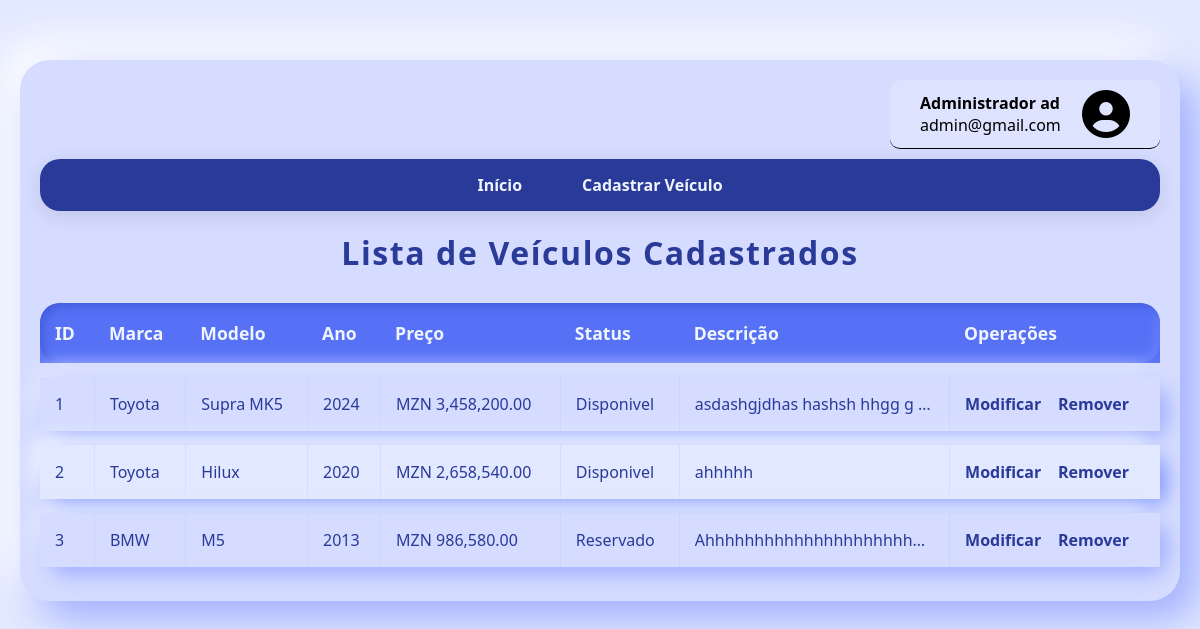
The app's page /Veiculos/View/listarVeiculo.php (signed in) with its own data.
### tables this page shows
CREATE TABLE `veiculo` (
  `ID` int(11) NOT NULL AUTO_INCREMENT,
  `marca` varchar(30) NOT NULL,
  `modelo` varchar(50) NOT NULL,
  `ano` int(11) DEFAULT NULL,
  `preco` decimal(10,2) NOT NULL,
  `status` enum('Disponivel','Vendido','Reservado') NOT NULL DEFAULT 'Disponivel',
  `descricao` text NOT NULL,
  PRIMARY KEY (`ID`)
);

### Veiculos/Controller/controllerVeiculo.php (called while the page is built, shortened)
<?php
    include_once('../Controller/veiculo.php');
    include_once('../Controller/conexao.php');
    function listOfVeiculos() {
        global $conexao;
        $veiculos = array();
        $sql = "SELECT * FROM veiculo";
        $result = mysqli_query($conexao, $sql);
        if ($result) {
            while($rs = mysqli_fetch_assoc($result)) {
                $carro = new Veiculo($rs['ID'], $rs['marca'], $rs['modelo'], $rs['ano'], $rs['preco'], $rs['status'], $rs['descricao']);
                array_push($veiculos, $carro);
            }
        }
        return $veiculos;
    }
?>

### Veiculos/Controller/veiculo.php (called while the page is built, shortened)
<?php
    class Veiculo {
        private $ID;
        private $marca;
        private $modelo;
        private $ano;
        private $preco;
        private $status;
        private $descricao;
        function __construct($ID, $marca, $modelo, $ano, $preco, $status, $descricao) {
            $this->ID = $ID;
            $this->marca = $marca;
            $this->modelo = $modelo;
            $this->ano = $ano;
            $this->preco = $preco;
            $this->status = $status;
            $this->descricao = $descricao;
        }
        function getID() { return $this->ID; }
        function getMarca() { return $this->marca; }
        function getModelo() { return $this->modelo; }
        function getAno() { return $this->ano; }
        function getStatus() { return $this->status; }
        function getDescricao() { return $this->descricao; }
        function getPreco() { return $this->preco; }
    }
?>

### Veiculos/View/listarVeiculo.php (the view, shortened to what this page needs)
<?php
    $nome =  $_SESSION['nome'];
    $sobrenome = $_SESSION['sobrenome'];
    $email = $_SESSION['email']
?>
<?php
include_once("../Controller/controllerVeiculo.php");
$veiculos = listOfVeiculos();
?>
<!DOCTYPE html>
<html lang="pt">
<head>
     <link rel="stylesheet" href="https://cdnjs.cloudflare.com/ajax/libs/font-awesome/6.7.2/css/all.min.css" />
    <link rel="stylesheet" href="../style/listaDeVeiculos.css">
</head>
<body>
    <div class="container">
            <div class="perfil">
                <p><span><?php echo $nome." ".$sobrenome;?></span></br><?php echo $email;?></p>
                <i class="fa-solid fa-circle-user"></i>
            </div>
        <header>
            <nav>
                <ul class="nav-links">
                    <li><a href="../../Home/home.php">Início</a></li>
                    <li><a href="../View/cadastroVeiculo.php">Cadastrar Veículo</a></li>
                </ul>
            </nav>
        </header>
        <h1>Lista de Veículos Cadastrados</h1>
        <table>
            <thead>
                <th>ID</th>
                <th>Marca</th>
                <th>Modelo</th>
                <th>Ano</th>
                <th>Preço</th>
                <th>Status</th>
                <th>Descrição</th>
                <th>Operações</th>
            </thead>
            <tbody>
                <?php
                foreach ($veiculos as $carro) {
                    echo "
                            <tr>
                                <td data-label='ID'>{$carro->getID()}</td>
                                <td data-label='Marca'>{$carro->getMarca()}</td>
                                <td data-label='Modelo'>{$carro->getModelo()}</td>
                                <td data-label='Ano'>{$carro->getAno()}</td>
                                <td data-label='Preço'>MZN " . number_format($carro->getPreco(), 2, '.', ',') . "</td>
                                <td data-label='Status'>{$carro->getStatus()}</td>
                                <td data-label='Descrição'>{$carro->getDescricao()}</td>
                                <td data-label='Ações'><a href='../View/updateVeiculo.php?id={$carro->getID()}'>Modificar</a> &nbsp;&nbsp; <a href='../Controller/removeVeiculo.php?id={$carro->getID()}'>Remover</a></td>
                            </tr>
                        ";
                }
                ?>
            </tbody>
        </table>
    </div>
</body>
</html>

### Veiculos/style/listaDeVeiculos.css (style rules this page uses)
* { margin: 0; padding: 0; box-sizing: border-box; font-family: 'Poppins', 'Segoe UI', Tahoma, Geneva, Verdana, sans-serif; -webkit-font-smoothing: antialiased; -moz-osx-font-smoothing: grayscale; }
body { background: #e3e9ff; min-height: 100vh; display: flex; justify-content: center; align-items: flex-start; padding: 20px; }
.container { width: 100%; max-width: 1200px; margin: 40px auto; padding: 20px; background: #d5dcff; border-radius: 30px; box-shadow: 18px 18px 40px #a0afff, -18px -18px 40px #ffffff; color: #2a3a99; overflow-x: auto; }
header { width: 100%; background-color: #2a3a99; padding: 15px 0; margin-bottom: 20px; border-radius: 20px; box-shadow: 0 5px 20px rgba(0, 0, 0, 0.1); }
.nav-links { list-style: none; display: flex; justify-content: center; gap: 30px; }
.nav-links li a { color: #f0f4ff; font-weight: 600; text-decoration: none; font-size: 1rem; position: relative; padding: 10px 15px; transition: all 0.3s ease; border-radius: 8px; }
.nav-links li a::after { content: ''; position: absolute; width: 0; height: 3px; background: #ffffff; bottom: 0; left: 50%; transition: width 0.3s ease, left 0.3s ease; border-radius: 10px; }
h1 { font-weight: 700; color: #2a3a99; margin-bottom: 15px; text-align: center; letter-spacing: 0.05em; }
table { width: 100%; border-collapse: separate; border-spacing: 0 14px; min-width: 800px; }
thead th { padding: 18px 15px; color: #f0f4ff; font-weight: 700; font-size: 1.1rem; text-align: left; }
thead th:first-child { border-top-left-radius: 20px; }
thead th:last-child { border-top-right-radius: 20px; }
tbody tr { background: #d5dcff; box-shadow: 8px 8px 20px #a0afff, -8px -8px 20px #e2e7ff; border-radius: 20px; transition: background-color 0.3s ease, box-shadow 0.3s ease; opacity: 0; animation: fadeInUp 0.5s ease forwards; }
tbody tr:nth-child(even) { background: #e1e8ff; box-shadow: 8px 8px 18px #8ba0ff, -8px -8px 18px #f0f4ff; }
tbody td { padding: 16px 15px; color: #2a3a99; font-size: 1rem; vertical-align: middle; white-space: nowrap; overflow: hidden; text-overflow: ellipsis; }
tbody td[data-label="Descrição"] { max-width: 250px; }
tbody td + td { border-left: 1px solid #a9b0fa33; }
tbody td a { color: #2a3a99; font-weight: 600; text-decoration: none; white-space: nowrap; transition: color 0.3s ease, text-decoration 0.3s ease; }
tbody tr:nth-child(1) { animation-delay: 0.1s; }
tbody tr:nth-child(2) { animation-delay: 0.2s; }
tbody tr:nth-child(3) { animation-delay: 0.3s; }
.perfil { color: black; display: flex; flex-direction: row; align-items: center; margin-left: 850px; padding: 10px; padding-left: 30px; padding-right: 30px; border-radius: 10px; background-color: rgba(255, 255, 255, 0.2); backdrop-filter: blur(20px); border-bottom: 1px solid black; margin-bottom: 10px; display: flex; justify-content: space-between; }
.perfil i { font-size: 3rem; }
.perfil span { font-weight: bolder; }

### records on screen
veiculo: ID "1", marca "Toyota", modelo "Supra MK5", ano "2024", preco "3,458,200.00", status "Disponivel", descricao "asdashgjdhas hashsh hhgg g…"
veiculo: ID "2", marca "Toyota", modelo "Hilux", ano "2020", preco "2,658,540.00", status "Disponivel", descricao "ahhhhh"
veiculo: ID "3", marca "BMW", modelo "M5", ano "2013", preco "986,580.00", status "Reservado", descricao "Ahhhhhhhhhhhhhhhhhhhhh…"

### other values on screen
$nome "Administrador"
$sobrenome "ad"
$email "admin@gmail.com"
